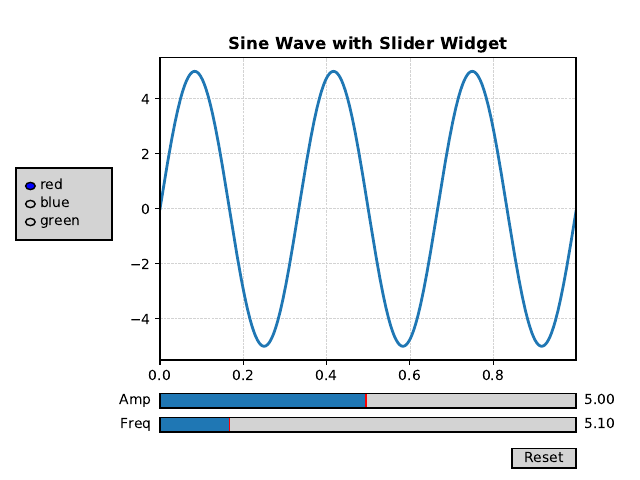

Here is the Python script that generated this plot:
import numpy as np
import matplotlib.pyplot as plt
from matplotlib.widgets import Slider, Button, RadioButtons

fig, ax = plt.subplots()
plt.subplots_adjust(left=0.25, bottom=0.25)
t = np.arange(0.0, 1.0, 0.001)
a0 = 5
f0 = 3
delta_f = 5.0
s = a0 * np.sin(2 * np.pi * f0 * t)
l, = plt.plot(t, s, lw=2)
ax.margins(x=0)
plt.title('Sine Wave with Slider Widget', size=12, fontweight='bold')
plt.grid(color='lightgray', linestyle='--', linewidth='0.5')

axfreq = plt.axes([0.25, 0.1, 0.65, 0.03], facecolor='lightgray')
axamp = plt.axes([0.25, 0.15, 0.65, 0.03], facecolor='lightgray')

sfreq = Slider(axfreq, 'Freq', 0.1, 30.0, valinit=f0, valstep=delta_f)
samp = Slider(axamp, 'Amp', 0.1, 10.0, valinit=a0)


def update(val):
    amp = samp.val
    freq = sfreq.val
    l.set_ydata(amp*np.sin(2*np.pi*freq*t))
    fig.canvas.draw_idle()


sfreq.on_changed(update)
samp.on_changed(update)

resetax = plt.axes([0.8, 0.025, 0.1, 0.04])
button = Button(resetax, 'Reset', color='lightgray', hovercolor='0.975')


def reset(event):
    sfreq.reset()
    samp.reset()


button.on_clicked(reset)

rax = plt.axes([0.025, 0.5, 0.15, 0.15], facecolor='lightgray')
radio = RadioButtons(rax, ('red', 'blue', 'green'), active=0)


def colorfunc(label):
    l.set_color(label)
    fig.canvas.draw_idle()


radio.on_clicked(colorfunc)

plt.savefig('slider_widget.pdf')
plt.show()
